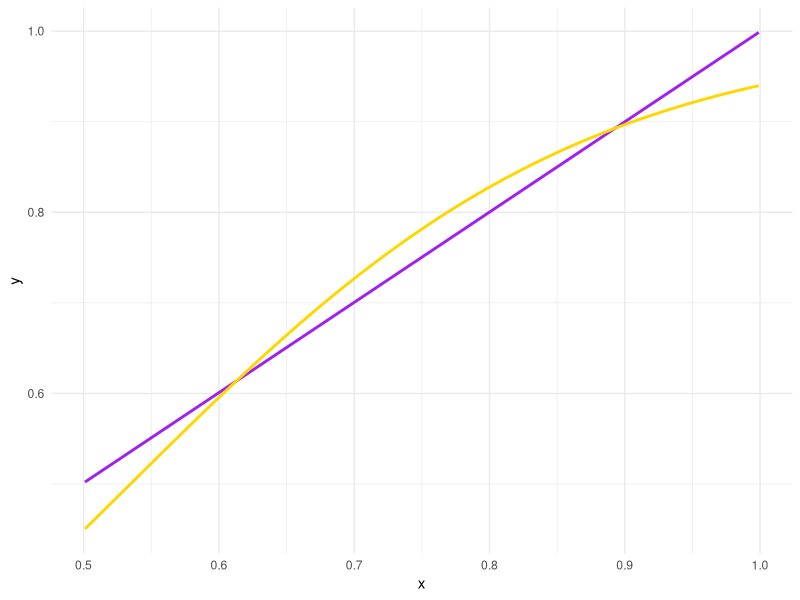

Write R code to recreate this figure.
library(ggplot2)
set.seed(1839)
n <- 100000
x <- runif(n, .501, .999)
y <- rbinom(n, 1, x)
simdat <- data.frame(x, y)

# what we want graph to look like
fig_simulated <- ggplot(simdat, aes(x = x, y = y)) +
  geom_smooth(method = "lm", se = FALSE, color = "purple") +
  geom_smooth(method.args = list(family = binomial()), 
              se = FALSE, color = "gold", method = "glm") +
  theme_minimal()
